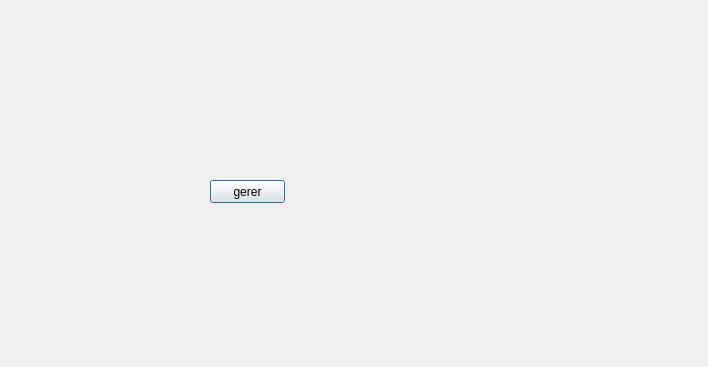
<?xml version="1.0" encoding="UTF-8"?>
<ui version="4.0">
 <class>Dialog</class>
 <widget class="QDialog" name="Dialog">
  <property name="geometry">
   <rect>
    <x>0</x>
    <y>0</y>
    <width>708</width>
    <height>367</height>
   </rect>
  </property>
  <property name="windowTitle">
   <string>Dialog</string>
  </property>
  <widget class="QPushButton" name="pushButton">
   <property name="geometry">
    <rect>
     <x>210</x>
     <y>180</y>
     <width>75</width>
     <height>23</height>
    </rect>
   </property>
   <property name="text">
    <string>gerer</string>
   </property>
  </widget>
 </widget>
 <resources/>
 <connections/>
</ui>
